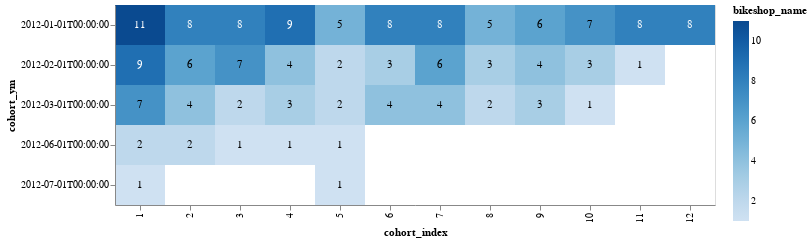

Notebook code cell kept with this figure:
### Markdown cell above
Show heatmap active customer matrix

### Code cell
base = alt.Chart(cohort_data).encode(
    alt.X('cohort_index:O', scale=alt.Scale(paddingInner=0)),
    alt.Y('cohort_ym:O', scale=alt.Scale(paddingInner=0)),
).properties(width=600, height=200)

heatmap = base.mark_rect().encode(
    color = alt.Color('bikeshop_name',scale=alt.Scale(scheme='blues'))
)
text = base.mark_text(baseline = 'middle').encode(
    text = 'bikeshop_name:Q',
    color = alt.condition(
        alt.datum.bikeshop_name > 7,
        alt.value('white'),
        alt.value('black')
        )
)
    
heatmap + text

### Figure 1 — Vega-Lite specification as saved in the notebook (floating-point values rounded to 4 significant figures)
{"config": {"view": {"continuousWidth": 400, "continuousHeight": 300}}, "layer": [{"mark": "rect", "encoding": {"color": {"type": "quantitative", "field": "bikeshop_name", "scale": {"scheme": "blues"}}, "x": {"type": "ordinal", "field": "cohort_index", "scale": {"paddingInner": 0}}, "y": {"type": "ordinal", "field": "cohort_ym", "scale": {"paddingInner": 0}}}, "height": 200, "width": 600}, {"mark": {"type": "text", "baseline": "middle"}, "encoding": {"color": {"condition": {"value": "white", "test": "(datum.bikeshop_name > 7)"}, "value": "black"}, "text": {"type": "quantitative", "field": "bikeshop_name"}, "x": {"type": "ordinal", "field": "cohort_index", "scale": {"paddingInner": 0}}, "y": {"type": "ordinal", "field": "cohort_ym", "scale": {"paddingInner": 0}}}, "height": 200, "width": 600}], "data": {"name": "data-46398b2e905cfce9a7226afd8e2bd649"}, "$schema": "https://vega.github.io/schema/vega-lite/v4.8.1.json", "datasets": {"data-46398b2e905cfce9a7226afd8e2bd649": [{"cohort_ym": "2012-01-01T00:00:00", "cohort_index": 1, "bikeshop_name": 11}, {"cohort_ym": "2012-01-01T00:00:00", "cohort_index": 2, "bikeshop_name": 8}, {"cohort_ym": "2012-01-01T00:00:00", "cohort_index": 3, "bikeshop_name": 8}, {"cohort_ym": "2012-01-01T00:00:00", "cohort_index": 4, "bikeshop_name": 9}, {"cohort_ym": "2012-01-01T00:00:00", "cohort_index": 5, "bikeshop_name": 5}, {"cohort_ym": "2012-01-01T00:00:00", "cohort_index": 6, "bikeshop_name": 8}, {"cohort_ym": "2012-01-01T00:00:00", "cohort_index": 7, "bikeshop_name": 8}, {"cohort_ym": "2012-01-01T00:00:00", "cohort_index": 8, "bikeshop_name": 5}, {"cohort_ym": "2012-01-01T00:00:00", "cohort_index": 9, "bikeshop_name": 6}, {"cohort_ym": "2012-01-01T00:00:00", "cohort_index": 10, "bikeshop_name": 7}, {"cohort_ym": "2012-01-01T00:00:00", "cohort_index": 11, "bikeshop_name": 8}, {"cohort_ym": "2012-01-01T00:00:00", "cohort_index": 12, "bikeshop_name": 8}, {"cohort_ym": "2012-02-01T00:00:00", "cohort_index": 1, "bikeshop_name": 9}, {"cohort_ym": "2012-02-01T00:00:00", "cohort_index": 2, "bikeshop_name": 6}, {"cohort_ym": "2012-02-01T00:00:00", "cohort_index": 3, "bikeshop_name": 7}, {"cohort_ym": "2012-02-01T00:00:00", "cohort_index": 4, "bikeshop_name": 4}, {"cohort_ym": "2012-02-01T00:00:00", "cohort_index": 5, "bikeshop_name": 2}, {"cohort_ym": "2012-02-01T00:00:00", "cohort_index": 6, "bikeshop_name": 3}, {"cohort_ym": "2012-02-01T00:00:00", "cohort_index": 7, "bikeshop_name": 6}, {"cohort_ym": "2012-02-01T00:00:00", "cohort_index": 8, "bikeshop_name": 3}, {"cohort_ym": "2012-02-01T00:00:00", "cohort_index": 9, "bikeshop_name": 4}, {"cohort_ym": "2012-02-01T00:00:00", "cohort_index": 10, "bikeshop_name": 3}, {"cohort_ym": "2012-02-01T00:00:00", "cohort_index": 11, "bikeshop_name": 1}, {"cohort_ym": "2012-03-01T00:00:00", "cohort_index": 1, "bikeshop_name": 7}, {"cohort_ym": "2012-03-01T00:00:00", "cohort_index": 2, "bikeshop_name": 4}, {"cohort_ym": "2012-03-01T00:00:00", "cohort_index": 3, "bikeshop_name": 2}, {"cohort_ym": "2012-03-01T00:00:00", "cohort_index": 4, "bikeshop_name": 3}, {"cohort_ym": "2012-03-01T00:00:00", "cohort_index": 5, "bikeshop_name": 2}, {"cohort_ym": "2012-03-01T00:00:00", "cohort_index": 6, "bikeshop_name": 4}, {"cohort_ym": "2012-03-01T00:00:00", "cohort_index": 7, "bikeshop_name": 4}, {"cohort_ym": "2012-03-01T00:00:00", "cohort_index": 8, "bikeshop_name": 2}, {"cohort_ym": "2012-03-01T00:00:00", "cohort_index": 9, "bikeshop_name": 3}, {"cohort_ym": "2012-03-01T00:00:00", "cohort_index": 10, "bikeshop_name": 1}, {"cohort_ym": "2012-06-01T00:00:00", "cohort_index": 1, "bikeshop_name": 2}, {"cohort_ym": "2012-06-01T00:00:00", "cohort_index": 2, "bikeshop_name": 2}, {"cohort_ym": "2012-06-01T00:00:00", "cohort_index": 3, "bikeshop_name": 1}, {"cohort_ym": "2012-06-01T00:00:00", "cohort_index": 4, "bikeshop_name": 1}, {"cohort_ym": "2012-06-01T00:00:00", "cohort_index": 5, "bikeshop_name": 1}, {"cohort_ym": "2012-07-01T00:00:00", "cohort_index": 1, "bikeshop_name": 1}, {"cohort_ym": "2012-07-01T00:00:00", "cohort_index": 5, "bikeshop_name": 1}]}}
